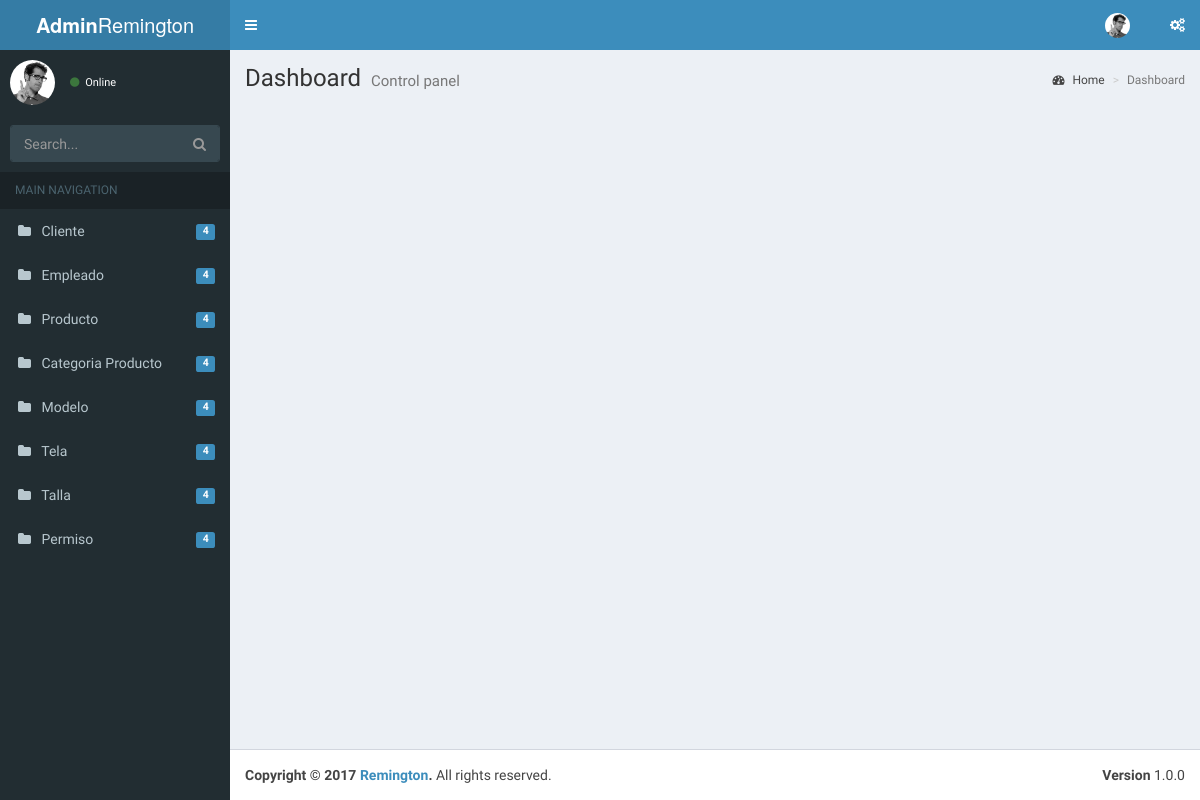
The page /dashboard/panel.php on the database its author committed.
### tables this page shows
CREATE TABLE `modulo` (
  `idmodulo` int(11) NOT NULL AUTO_INCREMENT,
  `nombre` varchar(50) DEFAULT NULL,
  `estado` tinyint(4) DEFAULT NULL,
  PRIMARY KEY (`idmodulo`)
);

### src/pagina/PaginaDAO.php (called while the page is built, shortened)
<?php
	class PaginaDAO implements Consultas{
		public function listar(){
			$conexion = new Conexion();
			try {
				$cnn = $conexion->getConexion();
				$sql = "SELECT idmodulo, nombre FROM modulo;";
				$statement=$cnn->prepare($sql);
				$statement->execute();
				$data = [];
				while($resultado = $statement->fetch(PDO::FETCH_ASSOC)){
					$data["modulo"][] = $resultado;
				}
				$sql = "SELECT * FROM pagina;";
				$statement=$cnn->prepare($sql);
				$statement->execute();
				while($resultado = $statement->fetch(PDO::FETCH_ASSOC)){
					$data["data"][] = $resultado;
				}
				return (json_encode($data));
			}catch (Throwable $e) {
				return $e->getMessage();
			}finally{
				$statement->closeCursor();
				$conexion = null;
			}
		}
	}
 ?>

### src/pagina/PaginaBL.php (called while the page is built, shortened)
<?php
	include 'PaginaDAO.php';
	class PaginaBL{
		public function listar(){
			$dao = new PaginaDAO();
			return $dao->listar();
		}
	}
 ?>

### src/pagina/PaginaController.php (called while the page is built, shortened)
<?php
	include 'PaginaBL.php';
 	$opcion = $_POST["opcion"];
 	switch ( $opcion ) {
 		case 'listar':
 			$paginaBL = new PaginaBL();
 			$lista = $paginaBL->listar();
 		break;
 	}
 ?>

### dashboard/helperhtml/siderbar.php (the view, shortened to what this page needs)
<?php
    include '../src/pagina/PaginaController.php';
    $paginas = json_decode($lista);
?>
<aside class="main-sidebar">
    <section class="sidebar">
      <div class="user-panel">
        <div class="pull-left image">
          <img src="dist/img/user2-160x160.jpg" class="img-circle" alt="User Image">
        </div>
        <div class="pull-left info">
          <a href="#"><i class="fa fa-circle text-success"></i> Online</a>
        </div>
      </div>
      <form action="#" method="get" class="sidebar-form">
        <div class="input-group">
          <input type="text" name="q" class="form-control" placeholder="Search...">
              <span class="input-group-btn">
                <button type="submit" name="search" id="search-btn" class="btn btn-flat"><i class="fa fa-search"></i>
                </button>
              </span>
        </div>
      </form>
      <ul class="sidebar-menu">
        <li class="header">MAIN NAVIGATION</li>
        <?php
            for( $i=0; $i < count($paginas->{"modulo"}); $i++ ){
                $modulo = $paginas->{"modulo"}[ $i ]->nombre;
        ?>
            <li class="treeview">
                <a href="#">
                    <i class="fa fa fa-folder"></i>
                    <span><?php echo $modulo; ?></span>
                    <span class="pull-right-container">
                        <span class="label label-primary pull-right">4</span>
                    </span>
                </a>
            </li>
        <?php  } ?>
      </ul>
    </section>
  </aside>

### rows shown on the page
modulo: nombre "Cliente"
modulo: nombre "Empleado"
modulo: nombre "Producto"
modulo: nombre "Categoria Producto"
modulo: nombre "Modelo"
modulo: nombre "Tela"
modulo: nombre "Talla"
modulo: nombre "Permiso"
